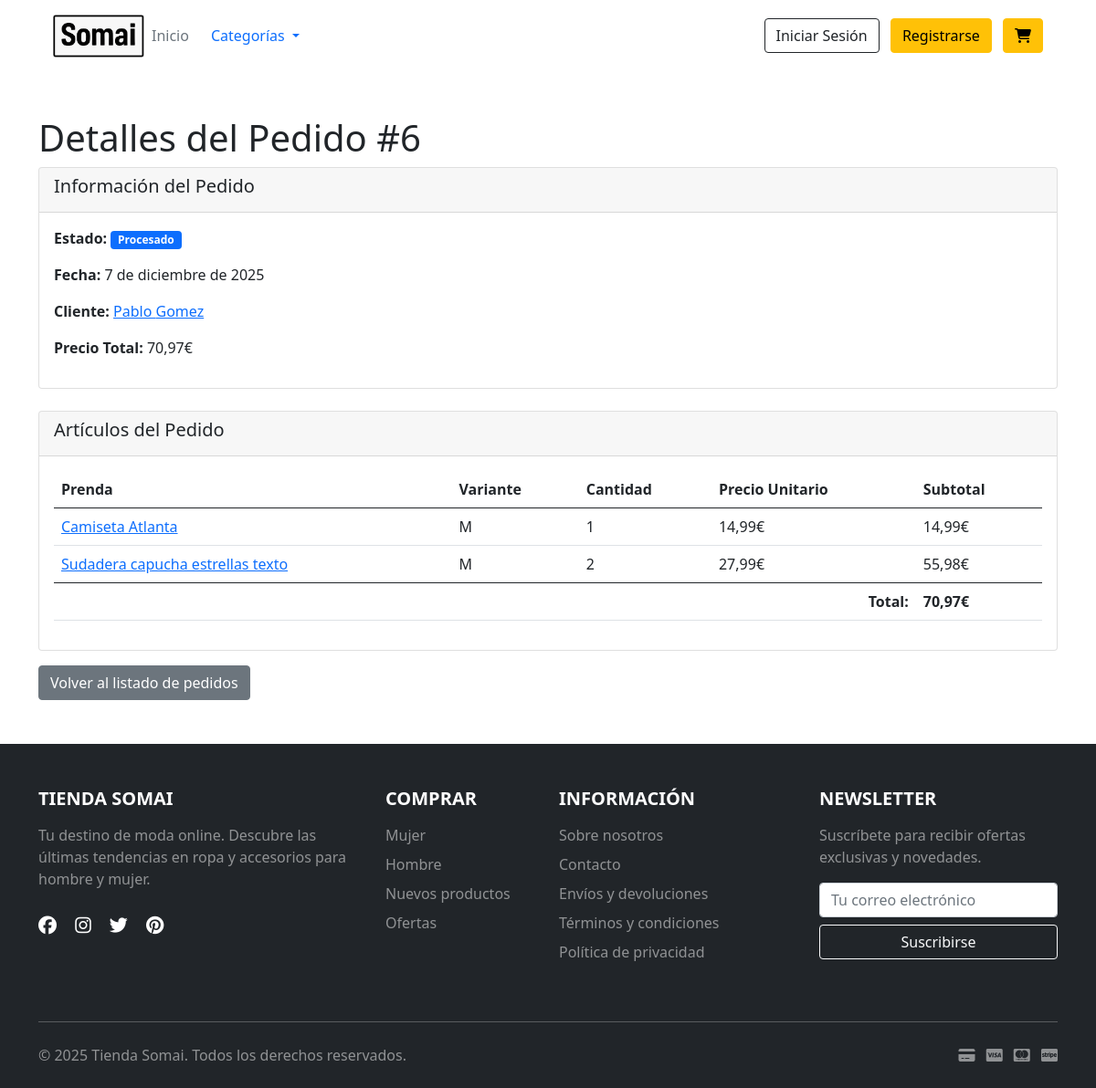
The app's page /pedidos/6/ with its own data.
### tiendaApp/models.py (models this page shows, shortened)
class Pedido(models.Model):
    ESTADO_CHOICES = [
        ('carrito', 'Carrito'),
        ('pendiente', 'Pendiente'),
        ('procesado', 'Procesado'),
        ('enviado', 'Enviado'),
        ('entregado', 'Entregado'),
        ('cancelado', 'Cancelado'),
    ]
    precio_total = models.DecimalField(max_digits=10, decimal_places=2, default=0)
    fecha = models.DateField(auto_now_add=True, null=True)
    cliente = models.ForeignKey(Cliente, on_delete=models.CASCADE, related_name='pedidos', null=True, blank=True)
    estado = models.CharField(max_length=20, choices=ESTADO_CHOICES, default='carrito')
    stripe_checkout_session_id = models.CharField(max_length=255, blank=True, null=True)
    stripe_payment_intent_id = models.CharField(max_length=255, blank=True, null=True)
    pagado = models.BooleanField(default=False)
    class Meta:
        verbose_name = "Pedido"
        verbose_name_plural = "Pedidos"

class Cliente(models.Model):
    nombre = models.CharField(max_length=100)
    apellido = models.CharField(max_length=100)
    email = models.CharField(max_length=100, unique=True)
    password = models.CharField(max_length=100, blank=True, null=True)
    class Meta: #Para visualizar el nombre en singular y plural del modelo en ADMIN
        verbose_name = "Cliente"
        verbose_name_plural = "Clientes"

class ItemPedido(models.Model):
    pedido = models.ForeignKey(Pedido, on_delete=models.CASCADE, related_name='items')
    variante = models.ForeignKey(VariantePrenda, on_delete=models.CASCADE, related_name='items_pedido')
    cantidad = models.PositiveIntegerField(default=1)
    precio_unitario = models.DecimalField(max_digits=10, decimal_places=2)
    class Meta:
        verbose_name = "Item de Pedido"
        verbose_name_plural = "Items de Pedido"
        unique_together = ('pedido', 'variante')
    def subtotal(self):
        return self.cantidad * self.precio_unitario

class VariantePrenda(models.Model):
    prenda = models.ForeignKey(Prenda, on_delete=models.CASCADE, related_name="variantes")
    descripcion = models.CharField(max_length=100)
    stock = models.PositiveIntegerField(default=0)
    class Meta:
        verbose_name = "Variante"
        verbose_name_plural = "Variantes"

class Prenda(models.Model):
    nombre = models.CharField(max_length=100)
    descripcion = models.CharField(max_length=200)
    precio = models.DecimalField(max_digits=10, decimal_places=2)
    categorias = models.ManyToManyField(Categoria, related_name="categoriasPrenda")
    class Meta:
        verbose_name = "Prenda"
        verbose_name_plural = "Prendas"

### tiendaApp/views.py (the view)
# urls.py: path('pedidos/<int:pk>/', views.PedidoDetailView.as_view(), name='detalles_pedido'),
class PedidoDetailView(DetailView):
    model = Pedido
    context_object_name = "pedido"
    template_name = "pedidos/detalles_pedido.html"

### tiendaApp/auth_utils.py (called while the page is built)
def obtener_cliente_por_token(request):
    token = request.session.get('auth_token')
    if token:
        return validar_token(token)
    return None

### tiendaApp/carrito.py (called while the page is built, shortened)
    def __len__(self):
        return sum(item['cantidad'] for item in self.carrito.values())

    def get_total_precio(self):
        total = Decimal('0')
        return total

### tiendaApp/context_processor.py (called while the page is built)
def categorias_processor(request):
    categorias = Categoria.objects.all()
    return {
        "categorias": categorias
    }

def carrito_processor(request):
    carrito = Carrito(request)
    return {
        'carrito_total_items': len(carrito),
        'carrito_precio_total': carrito.get_total_precio()
    }

def cliente_logueado(request):
    cliente = obtener_cliente_por_token(request)
    if not cliente:
        request.session.pop('auth_token', None)
        request.session.pop('cliente_id', None)
    return {"cliente": cliente}

### tiendaApp/templates/pedidos/detalles_pedido.html
{% extends 'base.html'%}
{% block content %}
<div class="container mt-5">
    <h1>Detalles del Pedido #{{pedido.id}}</h1>
    <div class="card mb-4">
        <div class="card-header">
            <h5>Información del Pedido</h5>
        </div>
        <div class="card-body">
            <p><strong>Estado: </strong>
                <span
                    class="badge bg-{% if pedido.estado == 'entregado' %}success{% elif pedido.estado == 'cancelado' %}danger{% else %}primary{% endif %}">
                    {{ pedido.get_estado_display }}
                </span>
            </p>
            <p><strong>Fecha: </strong>{{pedido.fecha}}</p>
            {% if pedido.cliente %}
            <p><strong>Cliente: </strong>
                <a href="{% url 'detalles_cliente' pedido.cliente.id %}">{{pedido.cliente.nombre}}
                    {{pedido.cliente.apellido}}</a>
            </p>
            {% else %}
            <p><strong>Cliente: </strong>Invitado</p>
            {% endif %}
            <p><strong>Precio Total: </strong>{{pedido.precio_total}}€</p>
        </div>
    </div>
    <div class="card">
        <div class="card-header">
            <h5>Artículos del Pedido</h5>
        </div>
        <div class="card-body">
            <table class="table">
                <thead>
                    <tr>
                        <th>Prenda</th>
                        <th>Variante</th>
                        <th>Cantidad</th>
                        <th>Precio Unitario</th>
                        <th>Subtotal</th>
                    </tr>
                </thead>
                <tbody>
                    {% for item in pedido.items.all %}
                    <tr>
                        <td>
                            <a href="{% url 'detalles_prenda' item.variante.prenda.id %}">
                                {{ item.variante.prenda.nombre }}
                            </a>
                        </td>
                        <td>{{ item.variante.descripcion }}</td>
                        <td>{{ item.cantidad }}</td>
                        <td>{{ item.precio_unitario }}€</td>
                        <td>{{ item.subtotal }}€</td>
                    </tr>
                    {% endfor %}
                </tbody>
                <tfoot>
                    <tr>
                        <th colspan="4" class="text-end">Total:</th>
                        <th>{{ pedido.precio_total }}€</th>
                    </tr>
                </tfoot>
            </table>
        </div>
    </div>
    <div class="mt-3">
        <a href="{% url 'lista_pedidos' %}" class="btn btn-secondary">Volver al listado de pedidos</a>
    </div>
</div>
{% endblock %}

### tiendaApp/templates/base.html (style rules this page uses)
html, body { height: 100%; margin: 0; }
body { display: flex; flex-direction: column; }

### records on screen
Pedido: id "6", estado "Procesado", fecha "7 de diciembre de 2025", cliente.nombre "Pablo", cliente.apellido "Gomez", precio_total "70,97"
ItemPedido: variante.prenda.nombre "Camiseta Atlanta", variante.descripcion "M", cantidad "1", precio_unitario "14,99", subtotal "14,99"
ItemPedido: variante.prenda.nombre "Sudadera capucha estrellas texto", variante.descripcion "M", cantidad "2", precio_unitario "27,99", subtotal "55,98"
